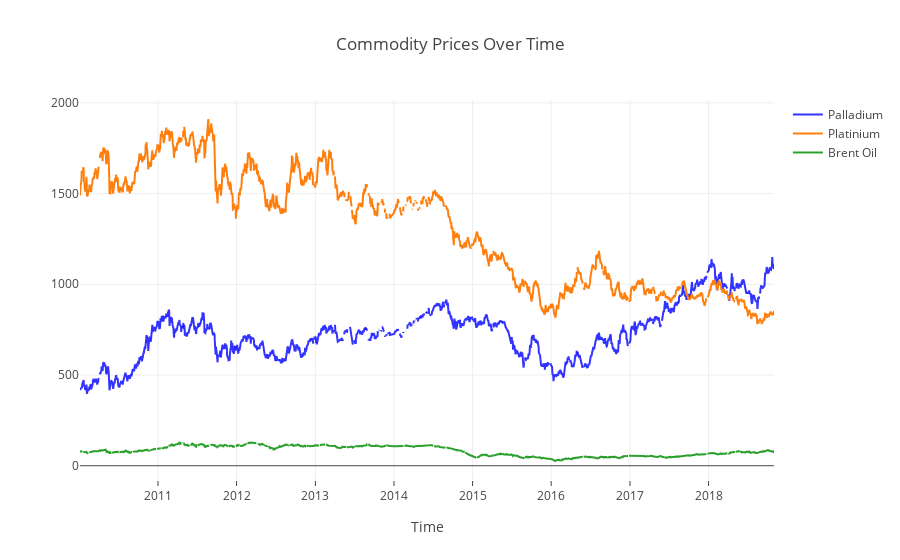

Notebook code for this chart:
### Markdown cell above
Graph 1: Commodity Prices Over Time <a class="anchor" id="first-bullet"></a>

### Code cell
trace1 = go.Scatter(
                    x = df.index, #x axis is date
                    y = df['xpd'], #y axis is price of Palladium
                    mode = "lines",
                    name = "Palladium",
                    marker = dict(color = 'rgba(0, 0, 255, 0.8)'),
                    )
trace2 = go.Scatter(x = df.index, y=df.xpl, mode='lines', name='Platinium')
trace3 = go.Scatter(x= df.index, y=df.oil, mode="lines", name='Brent Oil')
layout = dict(title = 'Commodity Prices Over Time',
              xaxis= dict(title= 'Time',ticklen= 5,zeroline= False))
deta = [trace1, trace2, trace3]
fig = dict(data = deta, layout = layout)
iplot(fig)

### Figure 1 — Plotly figure (JSON) as saved in the notebook; plotly's stock layout.template omitted (floating-point values rounded to 4 significant figures; data arrays with more than 128 entries replaced by an {"elided": "..."} marker saying what was removed)
{"data": [{"marker": {"color": "rgba(0, 0, 255, 0.8)"}, "mode": "lines", "name": "Palladium", "type": "scatter", "uid": "6c00e42f-70a1-4ea9-95de-8fde8a0912b4", "x": {"elided": "2246 str values"}, "y": {"elided": "2246 int values"}}, {"mode": "lines", "name": "Platinium", "type": "scatter", "uid": "8a4a923e-f8c6-419c-9edc-a8b8b1548c5a", "x": {"elided": "2246 str values"}, "y": {"elided": "2246 int values"}}, {"mode": "lines", "name": "Brent Oil", "type": "scatter", "uid": "21df60be-59cd-4449-8429-281051f01348", "x": {"elided": "2246 str values"}, "y": {"elided": "2246 float values"}}], "layout": {"title": "Commodity Prices Over Time", "xaxis": {"ticklen": 5, "title": "Time", "zeroline": false}}}
